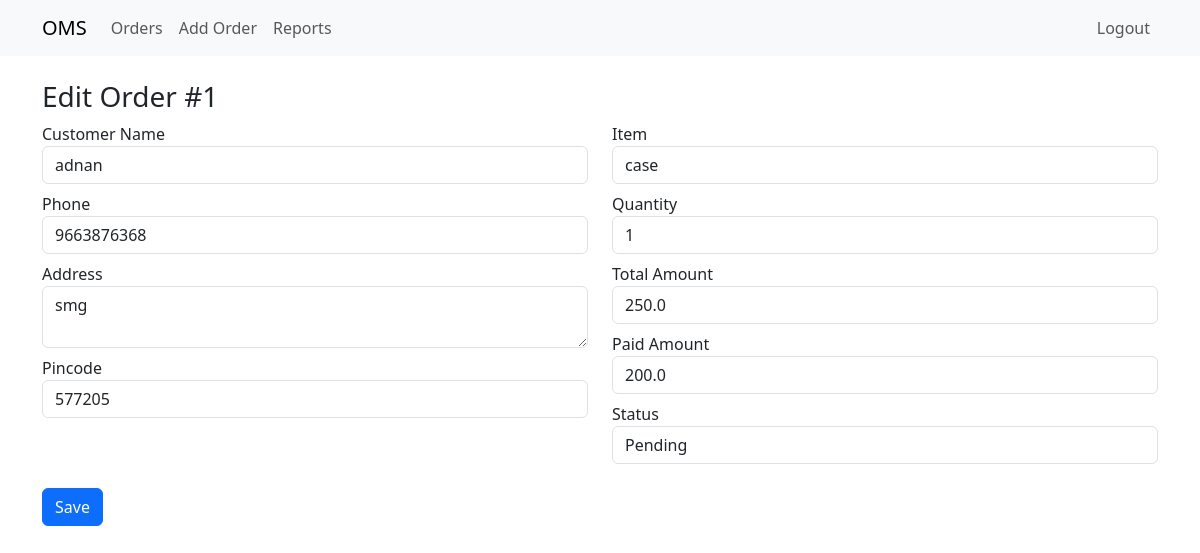
Screenshot of /orders/1/edit (signed in) with the database file from the repository.
### app.py (models this page shows, shortened)
class Order(db.Model):
    id = db.Column(db.Integer, primary_key=True)
    customer_name = db.Column(db.String(200), nullable=False)
    phone = db.Column(db.String(50))
    address = db.Column(db.String(500))
    pincode = db.Column(db.String(20))
    item = db.Column(db.String(200))
    quantity = db.Column(db.Integer, default=1)
    total_amount = db.Column(db.Float, default=0.0)
    paid_amount = db.Column(db.Float, default=0.0)
    status = db.Column(db.String(20), default='pending')  # pending or completed
    created_at = db.Column(db.DateTime, default=datetime.utcnow)

### app.py (the view, shortened to what this page needs)
@app.route('/orders/<int:order_id>/edit', methods=['GET','POST'])
@login_required
def edit_order(order_id):
    order = Order.query.get_or_404(order_id)
    return render_template('edit_order.html', order=order)

### app.py (called while the page is built)
def login_required(f):
    from functools import wraps
    @wraps(f)
    def decorated(*args, **kwargs):
        if not session.get('admin_logged_in'):
            return redirect(url_for('login'))
        return f(*args, **kwargs)
    return decorated

### templates/edit_order.html (shortened to what this page needs)
{% extends "base.html" %}
{% block content %}
<h3>Edit Order #{{ order.id }}</h3>
<form method="post">
  <div class="row">
    <div class="col-md-6">
      <div class="mb-2">
        <label>Customer Name</label>
        <input name="customer_name" class="form-control" value="{{ order.customer_name }}" required>
      </div>
      <div class="mb-2">
        <label>Phone</label>
        <input name="phone" class="form-control" value="{{ order.phone }}">
      </div>
      <div class="mb-2">
        <label>Address</label>
        <textarea name="address" class="form-control">{{ order.address }}</textarea>
      </div>
      <div class="mb-2">
        <label>Pincode</label>
        <input name="pincode" class="form-control" value="{{ order.pincode }}">
      </div>
    </div>
    <div class="col-md-6">
      <div class="mb-2">
        <label>Item</label>
        <input name="item" class="form-control" value="{{ order.item }}">
      </div>
      <div class="mb-2">
        <label>Quantity</label>
        <input name="quantity" type="number" min="1" class="form-control" value="{{ order.quantity }}">
      </div>
      <div class="mb-2">
        <label>Total Amount</label>
        <input name="total_amount" type="number" step="0.01" class="form-control" value="{{ order.total_amount }}">
      </div>
      <div class="mb-2">
        <label>Paid Amount</label>
        <input name="paid_amount" type="number" step="0.01" class="form-control" value="{{ order.paid_amount }}">
      </div>
      <div class="mb-2">
        <label>Status</label>
        <select name="status" class="form-control">
          <option value="pending" {% if order.status=='pending' %}selected{% endif %}>Pending</option>
        </select>
      </div>
    </div>
  </div>
  <button class="btn btn-primary mt-3">Save</button>
</form>
{% endblock %}

### rows the page displays
Order: id "1", customer_name "adnan", phone "9663876368", address "smg", pincode "577205", item "case", quantity "1", total_amount "250.0", paid_amount "200.0", status "Pending"
